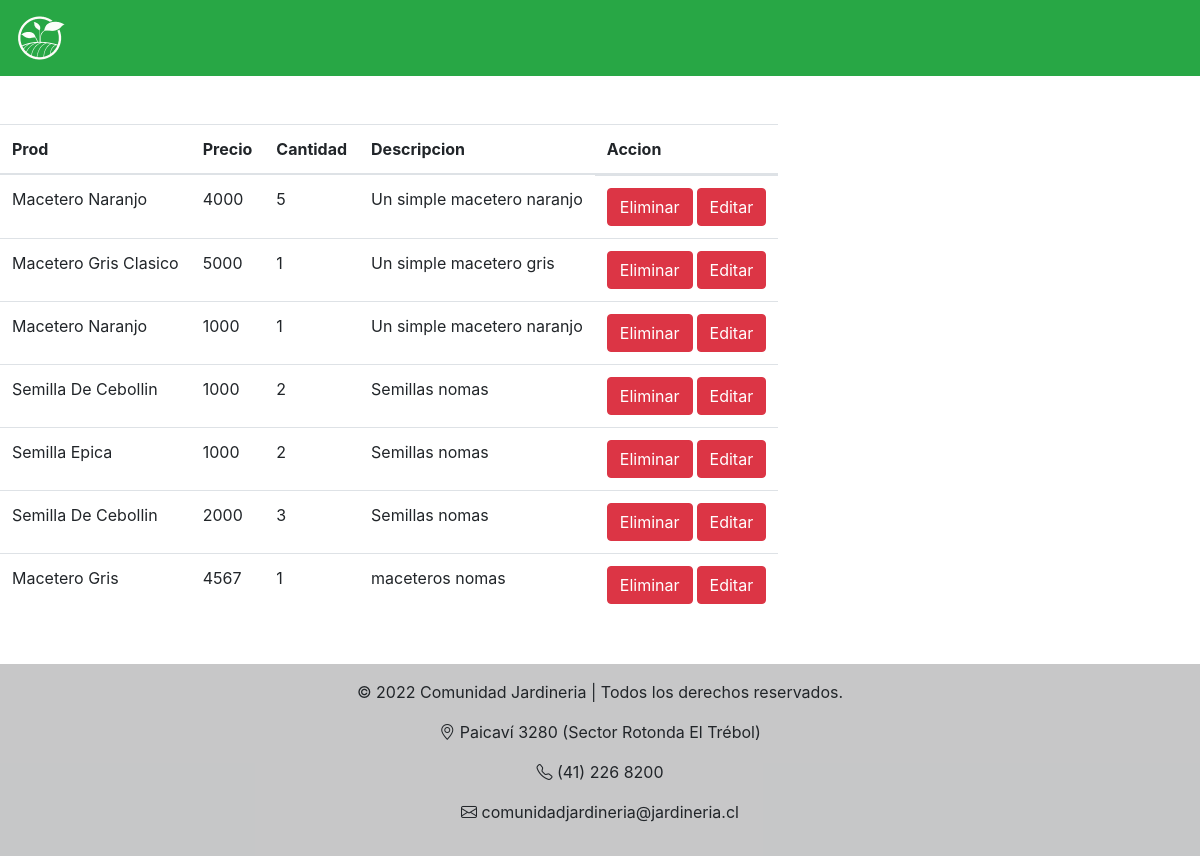
The page /admin2/ on the database its author committed.
### app/models.py (models this page shows, shortened)
class Producto(models.Model):
    nombre = models.CharField(max_length=51)
    descripcion = models.CharField(max_length=100)
    precio = models.IntegerField()
    categoria = models.ForeignKey(Categoria, on_delete=models.CASCADE)
    cantidad = models.IntegerField(null=True, blank=True)
    imagen = models.ImageField(upload_to="productos/", null=True)

### app/views.py (the view)
# urls.py: path("admin2/", admin, name="admin2"),
def admin(request):
    productos = Producto.objects.all()
    data = {"Productos": productos}
    return render(request, "app/admin.html", data)

### app/context_processor.py (called while the page is built)
def total_carrito(request):
    total = 0
    if request.user.is_authenticated:
        if "carro" in request.session.keys():
            for key, value in request.session["carro"].items():
                total += int(value["precio"]) * int(value["cantidad"])
    return {"total_carrito": total}

### app/templates/app/admin.html (shortened to what this page needs)
<!DOCTYPE html>
<html lang="en">
    <head>
        <link
            rel="stylesheet"
            href="https://cdn.jsdelivr.net/npm/bootstrap-icons@1.8.1/font/bootstrap-icons.css"
        />
        <link
            rel="stylesheet"
            href="https://cdn.jsdelivr.net/npm/bootstrap@4.3.1/dist/css/bootstrap.min.css"
        />
        <link rel="stylesheet" href="static/app/styles/quienessomos.css" />
    </head>
    <body>
        <nav class="navbar navbar-expand-sm navbar-light bg-success">
            <a class="navbar-brand" href="./index.html">
                <img class="img_nav" src="static/app/img-qs/image 2.png" alt="" />
            </a>
        </nav>
        <div class="mt-5 mb-5">
            <table class="table table-hover table-responsive">
                <thead>
                  <tr>
                    <th scope="col">Prod</th>
                    <th scope="col">Precio</th>
                    <th scope="col">Cantidad</th>
                    <th scope="col">Descripcion</th>
                    <th scope="col">Accion</th>
                  </tr>
                </thead>
                <tbody>
                    {% for p in Productos %}
                    <tr>
                        <td>{{p.nombre | title}}</td>
                        <td>{{p.precio}}</td>
                        <td>{{p.cantidad}}</td>
                        <td>{{p.descripcion}}</td>
                        <td class="d-flex">
                            <a class="btn btn-danger mr-1" href="{% url 'eliminar_producto' p.id%}">Eliminar</a>
                            <a class="btn btn-danger" href="{% url 'modificar' p.id%}">Editar</a>
                        </td>
                  </tr>
                  {% endfor %}
                </tbody>
              </table>
        </div>
        <footer class="bg-light text-center text-lg-start footer-style">
            <div
                class="text-center p-3"
                style="background-color: rgba(0, 0, 0, 0.2)"
            >
                <p>
                    © 2022 Comunidad Jardineria | Todos los derechos reservados.
                </p>
                <p>
                    <i class="bi bi-geo-alt"></i> Paicaví 3280 (Sector Rotonda
                    El Trébol)
                </p>
                <p><i class="bi bi-telephone"></i> (41) 226 8200</p>
                <p>
                    <i class="bi bi-envelope"></i>
                    comunidadjardineria@jardineria.cl
                </p>
            </div>
        </footer>
    </body>
</html>

### rows shown on the page
Producto: nombre "Macetero Naranjo", precio "4000", cantidad "5", descripcion "Un simple macetero naranjo"
Producto: nombre "Macetero Gris Clasico", precio "5000", cantidad "1", descripcion "Un simple macetero gris"
Producto: nombre "Macetero Naranjo", precio "1000", cantidad "1", descripcion "Un simple macetero naranjo"
Producto: nombre "Semilla De Cebollin", precio "1000", cantidad "2", descripcion "Semillas nomas"
Producto: nombre "Semilla Epica", precio "1000", cantidad "2", descripcion "Semillas nomas"
Producto: nombre "Semilla De Cebollin", precio "2000", cantidad "3", descripcion "Semillas nomas"
Producto: nombre "Macetero Gris", precio "4567", cantidad "1", descripcion "maceteros nomas"
